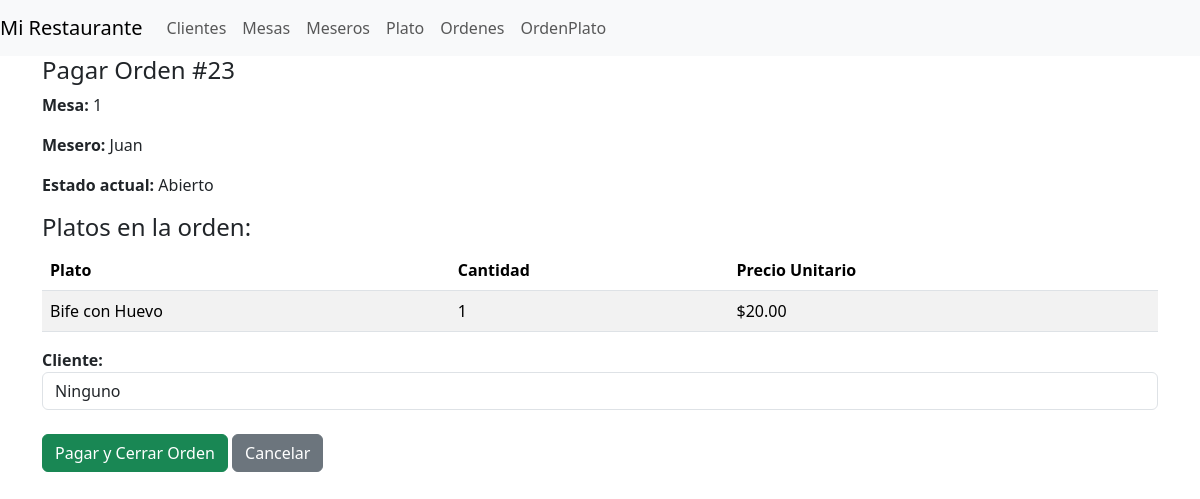
Screenshot of /restaurante/ordenes/pagar/23/ with the database file from the repository.
### restaurante/models/orden.py (models this page shows, shortened)
class Orden(models.Model):
    ESTADOS = (
        ('abierto', 'Abierto'),
        ('cerrado', 'Cerrado'),
    )
    mesero = models.ForeignKey(Mesero, on_delete=models.CASCADE)
    mesa = models.ForeignKey(Mesa, on_delete=models.CASCADE)
    cliente = models.ForeignKey(Cliente, on_delete=models.SET_NULL, null=True, blank=True)
    estado = models.CharField(max_length=10, choices=ESTADOS, default='abierto')
    fecha_creacion = models.DateTimeField(auto_now_add=True)

### restaurante/models/mesa.py (models this page shows, shortened)
class Mesa(models.Model):
    numero = models.IntegerField(unique=True)

### restaurante/models/mesero.py (models this page shows, shortened)
class Mesero(models.Model):
    nombre = models.CharField(max_length=100)
    apellido = models.CharField(max_length=100)
    telefono = models.CharField(max_length=20)

### restaurante/models/ordenplato.py (models this page shows, shortened)
class OrdenPlato(models.Model):
    orden = models.ForeignKey(Orden, on_delete=models.CASCADE, related_name='orden_platos')
    plato = models.ForeignKey(Plato, on_delete=models.CASCADE)
    cantidad = models.PositiveIntegerField(default=1)

### restaurante/models/plato.py (models this page shows, shortened)
class Plato(models.Model):
    nombre = models.CharField(max_length=100)
    descripcion = models.TextField()
    precio = models.DecimalField(max_digits=8, decimal_places=2)

### restaurante/views/orden_views.py (the view, shortened to what this page needs)
# urls.py: path("ordenes/pagar/<int:id>/", views.ordenes_pagar, name="ordenes_pagar"),
def ordenes_pagar(request, id):
    orden = Orden.objects.get(id=id)
    clientes = Cliente.objects.all()
    return render(request, "restaurante/ordenes/formPagar.html", {
        "orden": orden,
        "clientes": clientes
    })

### templates/restaurante/ordenes/formPagar.html (shortened to what this page needs)
{% extends 'restaurante/base.html' %}
    {% block content %}
        <div class="container">
    <h4>Pagar Orden #{{ orden.id }}</h4>
    <p><strong>Mesa:</strong> {{ orden.mesa.numero }}</p>
    <p><strong>Mesero:</strong> {{ orden.mesero.nombre }}</p>
    <p><strong>Estado actual:</strong> {{ orden.estado|capfirst }}</p>
    <h4>Platos en la orden:</h4>
    {% if orden.orden_platos.all %}
    <table class="table table-striped">
        <thead>
            <tr>
                <th>Plato</th>
                <th>Cantidad</th>
                <th>Precio Unitario</th>
            </tr>
        </thead>
        <tbody>
            {% for orden_plato in orden.orden_platos.all %}
            <tr>
                <td>{{ orden_plato.plato.nombre }}</td>
                <td>{{ orden_plato.cantidad }}</td>
                <td>${{ orden_plato.plato.precio }}</td>
            </tr>
            {% endfor %}
        </tbody>
    </table>
    {% else %}
    <p>No hay platos en esta orden.</p>
    {% endif %}
    <form method="post">
        <div class="form-group">
            <label for="cliente"><strong>Cliente:</strong> </label>
            <select class="form-control" id="cliente" name="cliente" required>
                <option value="">Ninguno</option>
            </select>
        </div>
    <br>
        <button type="submit" class="btn btn-success">Pagar y Cerrar Orden</button>
        <a href="{% url 'ordenes' %}" class="btn btn-secondary">Cancelar</a>
    </form>
</div>
    {% endblock %}

### rows the page displays
Orden: id "23", mesa.numero "1", mesero.nombre "Juan", estado "Abierto"
OrdenPlato: plato.nombre "Bife con Huevo", cantidad "1", plato.precio "20.00"
